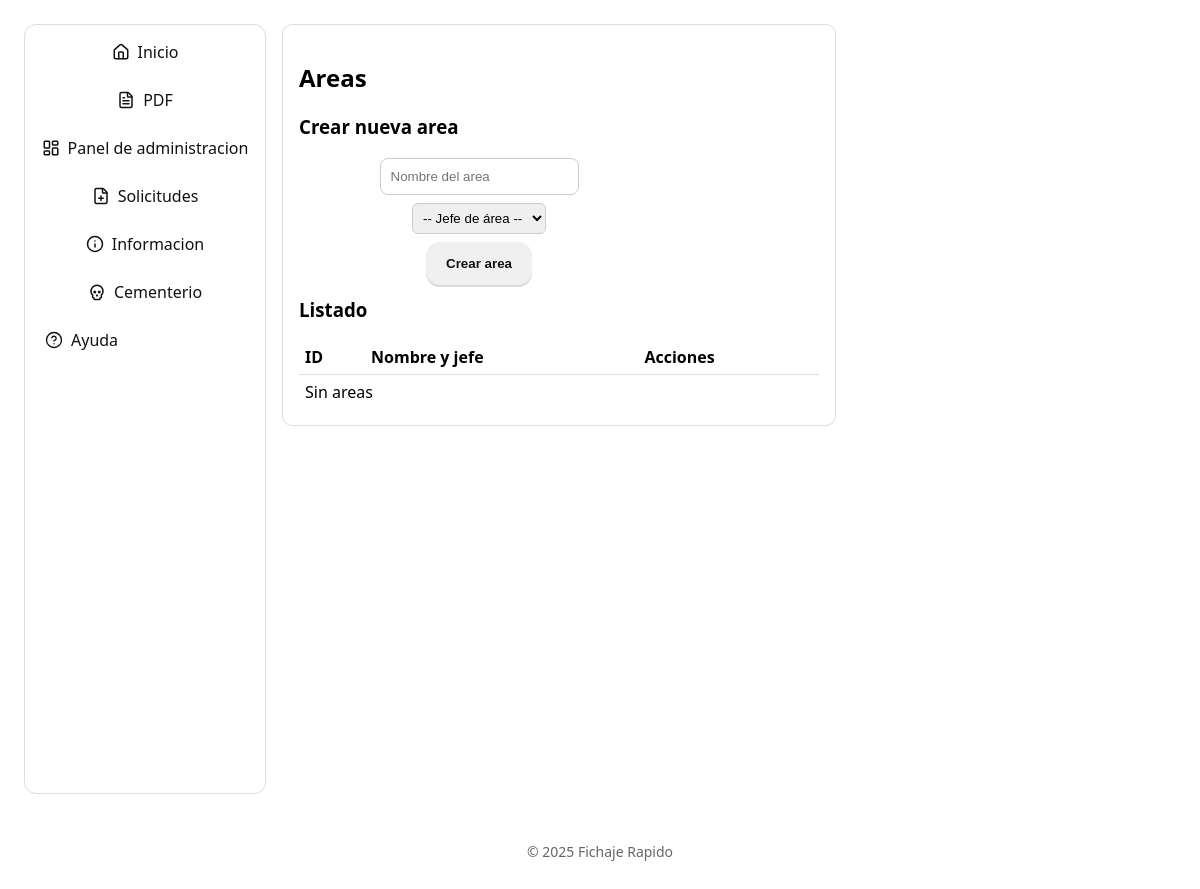
Page /admin/areas (signed in) on the earlier database version.
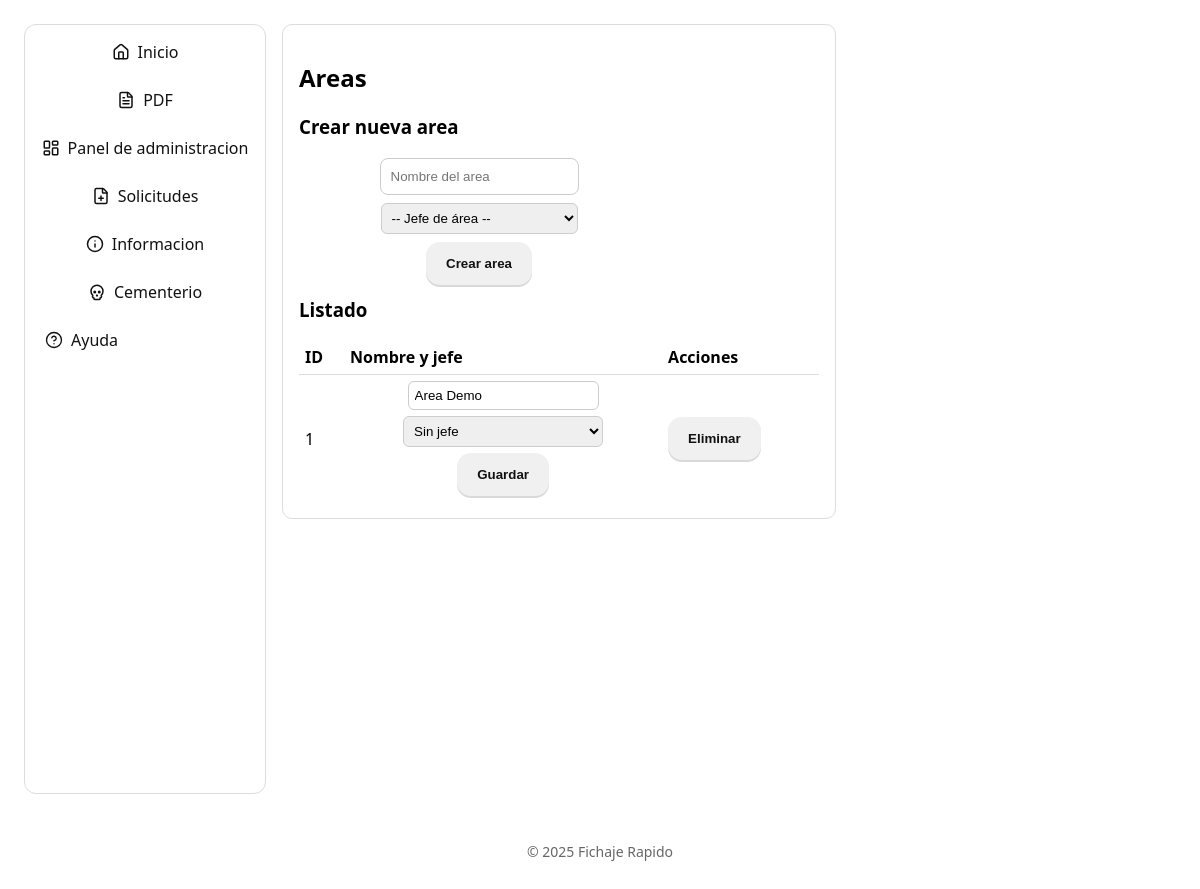
Same page on the later database version.
### models.py (models this page shows)
class Base(DeclarativeBase):
    pass

class Area(Base):
    __tablename__ = "areas"
    id = Column(Integer, primary_key=True)
    name = Column(String(120), nullable=False, unique=True)
    manager_id = Column(Integer, ForeignKey("users.id"), nullable=True)
    cap_id = synonym("manager_id")
    users = relationship("User", back_populates="area", foreign_keys="User.area_id")
    groups = relationship("Group", back_populates="area")
    manager = relationship(
        "User",
        back_populates="managed_areas",
        foreign_keys=[manager_id],
    )
    cap = synonym("manager")

### admin_panel/areas/routes.py (the view)
@bp.route("/", methods=["GET"])
def list_areas():
    db = SessionLocal()
    try:
        areas = db.execute(select(AdminArea).order_by(AdminArea.name.asc())).scalars().all()
        area_form = AreaForm()
        return render_template("areas/list.html", areas=areas, area_form=area_form)
    finally:
        db.close()

### app.py (called while the page is built)
@app.context_processor
def inject_template_globals():
    return {
        "current_year": datetime.now(TZ).year,
        "owner_name": os.environ.get("OWNER_NAME", "Fichaje Rapido"),
        "TZ": TZ,
    }

@login_manager.user_loader
def load_user(user_id):
    db = SessionLocal()
    try:
        return db.get(User, int(user_id))
    finally:
        db.close()

def admin_or_rrhh_required(view):
    @wraps(view)
    def wrapper(*args, **kwargs):
        if not current_user.is_authenticated or current_user.role not in (Role.admin, Role.rrhh):
            abort(403)
        return view(*args, **kwargs)
    return wrapper

### templates/admin/areas.html (shortened to what this page needs)
{% extends "base.html" %}
{% block content %}
<div class="card">
  <h2>Areas</h2>
  <h3 style="margin-top:10px;">Crear nueva area</h3>
  <form method="post" action="{{ url_for('admin_areas_create') }}" style="display:flex; gap:8px; align-items:center; flex-wrap:wrap; margin-bottom:10px;">
    <input type="text" name="name" placeholder="Nombre del area" required>
    <select name="manager_id" style="padding:6px;border:1px solid #ccc;border-radius:6px;">
      <option value="">-- Jefe de área --</option>
    </select>
    <button class="btn" type="submit">Crear area</button>
  </form>
  <h3 class="row">Listado</h3>
  <table style="width:100%; border-collapse: collapse;">
    <thead>
      <tr>
        <th style="text-align:left; border-bottom:1px solid #ddd; padding:6px;">ID</th>
        <th style="text-align:left; border-bottom:1px solid #ddd; padding:6px;">Nombre y jefe</th>
        <th style="text-align:left; border-bottom:1px solid #ddd; padding:6px;">Acciones</th>
      </tr>
    </thead>
    <tbody>
      {% for a in areas %}
      <tr>
        <td style="padding:6px;">{{ a.id }}</td>
        <td style="padding:6px;">
          <form method="post" action="{{ url_for('admin_areas_update', area_id=a.id) }}" style="display:flex; gap:6px; align-items:center; flex-wrap:wrap;">
            <input type="text" name="name" value="{{ a.name }}" style="padding:6px;border:1px solid #ccc;border-radius:6px;">
            <select name="manager_id" style="padding:6px;border:1px solid #ccc;border-radius:6px; min-width:200px;">
              <option value="">Sin jefe</option>
            </select>
            <button class="btn" type="submit">Guardar</button>
          </form>
        </td>
        <td style="padding:6px;">
          <form method="post" action="{{ url_for('admin_areas_delete', area_id=a.id) }}" onsubmit="return confirm('¿Borrar area?');" style="display:inline;">
            <button class="btn" type="submit">Eliminar</button>
          </form>
        </td>
      </tr>
      {% else %}
      <tr><td colspan="3" style="padding:6px;">Sin areas</td></tr>
      {% endfor %}
    </tbody>
  </table>
</div>
{% endblock %}

Differences in the rows shown:
added Area: id "1", name "Area Demo"
Other differences:
text no longer shown: "Sin areas"
